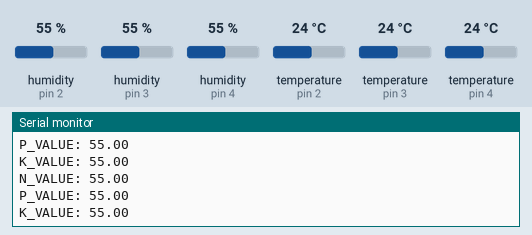
Simulated run of this sketch. Board: Arduino Uno, built with avr-gcc and run on an emulated ATmega328P. Parts: the last lines printed to the serial monitor. The test bench sets the inputs (shaded band); at power-on: humidity (sensors on pin 2, pin 3, pin 4) 55 %, temperature (sensors on pin 2, pin 3, pin 4) 24 °C.

Above: at 4.8 s.
4.9 s: humidity (sensor on pin 2) set to 22 %
At 7.0 s:
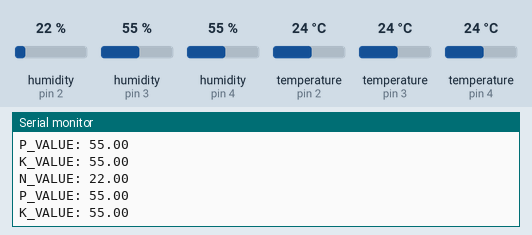
7.9 s: humidity (sensor on pin 3) set to 22 %
At 9.1 s:
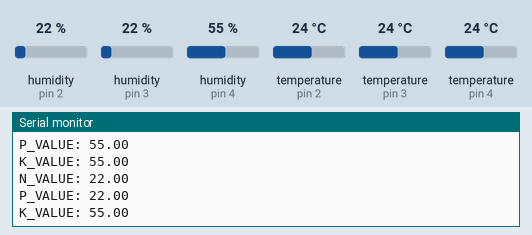
10.9 s: humidity (sensor on pin 4) set to 22 %
At 13.4 s:
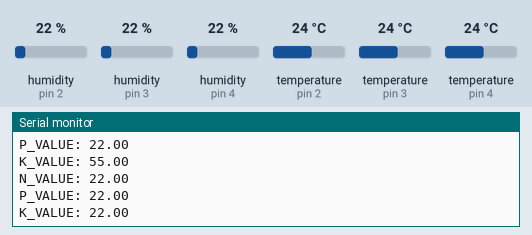
13.9 s: humidity (sensor on pin 2) set to 40 %
At 15.6 s:
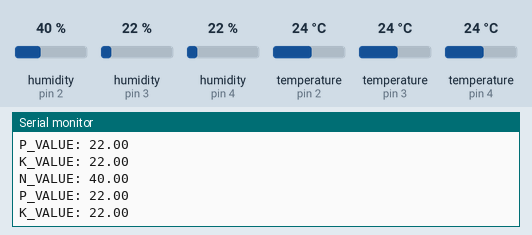
16.9 s: humidity (sensor on pin 3) set to 40 %
At 18.7 s:
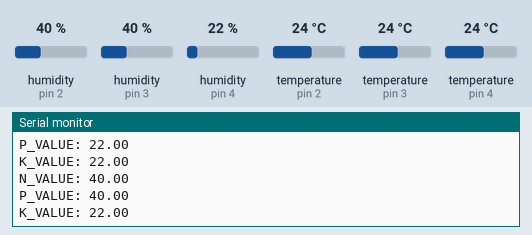
19.9 s: humidity (sensor on pin 4) set to 40 %
At 20.9 s:
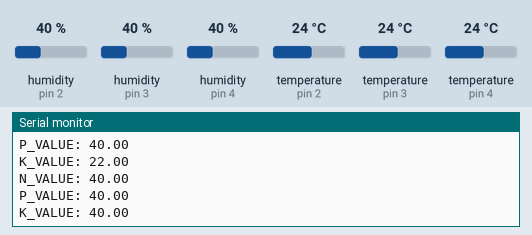
Timing chart, 0 to 22.9 s (numbered marks = the images above; inputs shaded):
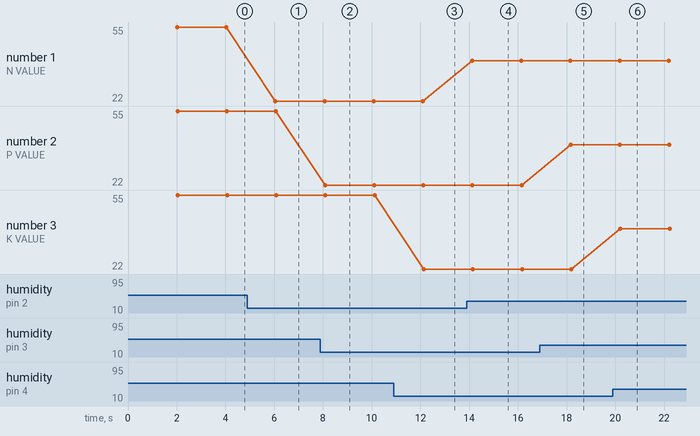

The sketch:

NPK_Sensor.ino
```cpp
# include "DHT.h"

# define NPIN 2
# define PPIN 3
# define KPIN 4
# define TYPE DHT22

DHT N_SENSOR(NPIN, TYPE);
DHT P_SENSOR(PPIN, TYPE);
DHT K_SENSOR(KPIN, TYPE);

float read_n()
{
  return N_SENSOR.readHumidity();
}

float read_p()
{
  return P_SENSOR.readHumidity();
}

float read_k()
{
  return K_SENSOR.readHumidity();
}

void setup()
{
  Serial.begin(9600);
  N_SENSOR.begin();
  P_SENSOR.begin();
  K_SENSOR.begin();
}

void loop()
{
  delay(2000);

  float n_value = read_n();
  float p_value = read_p();
  float k_value = read_k();

  if(isnan(n_value) || isnan(p_value) || isnan(k_value))
  {
    Serial.println("Failed to read from a sensor!");
    return;
  }

  Serial.print("N_VALUE: ");
  Serial.println(n_value);

  Serial.print("P_VALUE: ");
  Serial.println(p_value);

  Serial.print("K_VALUE: ");
  Serial.println(k_value);

  Serial.println("\n");
}
```

Measured:
- after the input at 4.9 s, the serial monitor: prints a new line after 1.2 s (image 1)
- after the input at 7.9 s, the serial monitor: prints a new line after 0.19 s (image 2)
- after the input at 10.9 s, the serial monitor: prints a new line after 1.2 s (image 3)
- after the input at 13.9 s, the serial monitor: prints a new line after 0.22 s (image 4)
- after the input at 16.9 s, the serial monitor: prints a new line after 1.3 s (image 5)
- after the input at 19.9 s, the serial monitor: prints a new line after 0.31 s (image 6)
- plotted number 1: 55 → 22 after the input at 4.9 s, 22 → 40 after the input at 13.9 s
